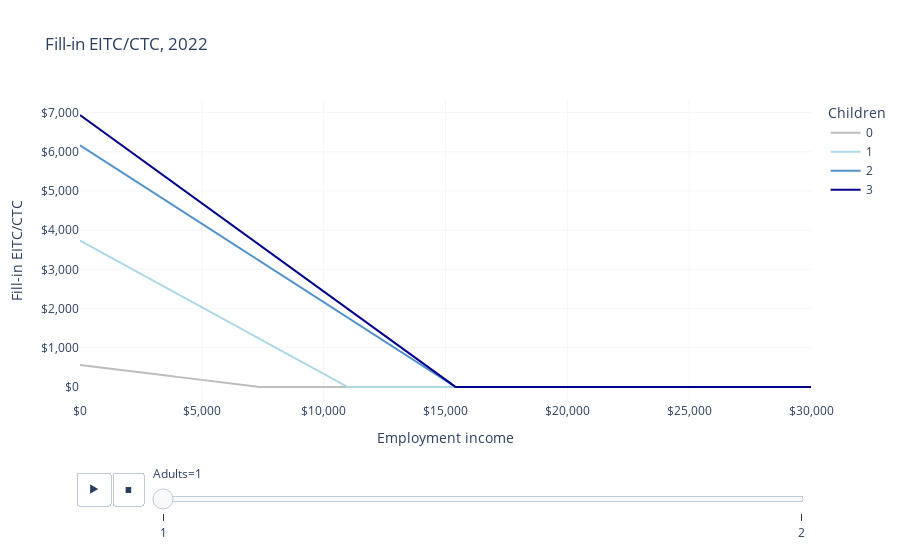

Write notebook code for a chart like this one.
### Markdown cell above
# Fill-in EITC and CTC

Matt Bruenig of People's Policy Project proposed a "fill-in" tax credit to effectively remove the work requirements from the Earned Income Tax Credit and Child Tax Credit.
Bruenig proposed it as a state-level reform, but we have implemented it as a federal reform which can be broken down by any state, since it does not depend on any other state-level policies.

### Code cell
from openfisca_us import IndividualSim
from openfisca_us.model_api import *
from openfisca_core import periods

import pandas as pd
import plotly.express as px


def modify_parameters(parameters):
    parameters.contrib.peoples_policy_project.fill_in_eitc_ctc.update(
        period=periods.period("year:2022:1"), value=True
    )
    return parameters


class enact_fill_in(Reform):
    def apply(self):
        self.modify_parameters(modify_parameters)


LIGHT_GRAY = "#F5F5F5"
GRAY = "#BDBDBD"
BLUE = "#5091cc"
LIGHT_BLUE = "lightblue"
DARK_BLUE = "darkblue"

COLOR_MAP = {"0": GRAY, "1": LIGHT_BLUE, "2": BLUE, "3": DARK_BLUE}


def make(adults, children):
    sim = IndividualSim(enact_fill_in, year=2022)
    sim.add_person(name="head", age=25)
    members = ["head"]
    if adults == 2:
        sim.add_person(name="spouse")
        members += ["spouse"]
    for i in range(children):
        child = "child{}".format(i)
        sim.add_person(name=child, age=6)
        members += [child]
    sim.add_tax_unit(name="tax_unit", members=members)
    sim.add_household(name="household", members=members)
    sim.vary("employment_income", max=30_000, step=100)
    return pd.DataFrame(
        dict(
            employment_income=sim.calc("employment_income")[0],
            fill_in_eitc_ctc=sim.calc("fill_in_eitc_ctc")[0].round(),
            eitc=sim.calc("eitc")[0].round(),
            ctc=sim.calc("ctc")[0].round(),
            mtr=-sim.deriv("fill_in_eitc_ctc", "employment_income", wrt_target="head"),
            adults=adults,
            children=str(children),
        )
    )


# Make a table of EITC amounts for different numbers of adults and children.
l = []
for adults in range(1, 3):
    for children in range(0, 4):
        l.append(make(adults, children))

df = pd.concat(l)

LABELS = dict(
    employment_income="Employment income",
    income_source="Income source",
    fill_in_eitc_ctc="Fill-in EITC/CTC",
    mtr="Fill-in EITC/CTC marginal tax rate",
    children="Children",
    adults="Adults",
    eitc_ctc_fill_in_total="EITC + CTC + Fill-in credit"
)

fig = px.line(
    df,
    "employment_income",
    "fill_in_eitc_ctc",
    color="children",
    animation_frame="adults",
    labels=LABELS,
    title="Fill-in EITC/CTC, 2022",
    color_discrete_map=COLOR_MAP,
)

fig.update_layout(
    xaxis_tickformat="$,",
    yaxis_tickformat="$,",
    plot_bgcolor="white",
    xaxis_gridcolor=LIGHT_GRAY,
    yaxis_gridcolor=LIGHT_GRAY,
)
fig.show()

### Figure 1 — Plotly figure (JSON) as saved in the notebook; plotly's stock layout.template omitted (floating-point values rounded to 4 significant figures; data arrays with more than 128 entries replaced by an {"elided": "..."} marker saying what was removed)
{"data": [{"hovertemplate": "Children=0<br>Adults=1<br>Employment income=%{x}<br>Fill-in EITC/CTC=%{y}<extra></extra>", "legendgroup": "0", "line": {"color": "#BDBDBD", "dash": "solid"}, "marker": {"symbol": "circle"}, "mode": "lines", "name": "0", "orientation": "v", "showlegend": true, "type": "scatter", "x": {"elided": "301 int values"}, "xaxis": "x", "y": {"elided": "301 int values"}, "yaxis": "y"}, {"hovertemplate": "Children=1<br>Adults=1<br>Employment income=%{x}<br>Fill-in EITC/CTC=%{y}<extra></extra>", "legendgroup": "1", "line": {"color": "lightblue", "dash": "solid"}, "marker": {"symbol": "circle"}, "mode": "lines", "name": "1", "orientation": "v", "showlegend": true, "type": "scatter", "x": {"elided": "301 int values"}, "xaxis": "x", "y": {"elided": "301 int values"}, "yaxis": "y"}, {"hovertemplate": "Children=2<br>Adults=1<br>Employment income=%{x}<br>Fill-in EITC/CTC=%{y}<extra></extra>", "legendgroup": "2", "line": {"color": "#5091cc", "dash": "solid"}, "marker": {"symbol": "circle"}, "mode": "lines", "name": "2", "orientation": "v", "showlegend": true, "type": "scatter", "x": {"elided": "301 int values"}, "xaxis": "x", "y": {"elided": "301 int values"}, "yaxis": "y"}, {"hovertemplate": "Children=3<br>Adults=1<br>Employment income=%{x}<br>Fill-in EITC/CTC=%{y}<extra></extra>", "legendgroup": "3", "line": {"color": "darkblue", "dash": "solid"}, "marker": {"symbol": "circle"}, "mode": "lines", "name": "3", "orientation": "v", "showlegend": true, "type": "scatter", "x": {"elided": "301 int values"}, "xaxis": "x", "y": {"elided": "301 int values"}, "yaxis": "y"}], "layout": {"legend": {"title": {"text": "Children"}, "tracegroupgap": 0}, "plot_bgcolor": "white", "sliders": [{"active": 0, "currentvalue": {"prefix": "Adults="}, "len": 0.9, "pad": {"b": 10, "t": 60}, "steps": [{"args": [["1"], {"frame": {"duration": 0, "redraw": false}, "fromcurrent": true, "mode": "immediate", "transition": {"duration": 0, "easing": "linear"}}], "label": "1", "method": "animate"}, {"args": [["2"], {"frame": {"duration": 0, "redraw": false}, "fromcurrent": true, "mode": "immediate", "transition": {"duration": 0, "easing": "linear"}}], "label": "2", "method": "animate"}], "x": 0.1, "xanchor": "left", "y": 0, "yanchor": "top"}], "title": {"text": "Fill-in EITC/CTC, 2022"}, "updatemenus": [{"buttons": [{"args": [null, {"frame": {"duration": 500, "redraw": false}, "fromcurrent": true, "mode": "immediate", "transition": {"duration": 500, "easing": "linear"}}], "label": "&#9654;", "method": "animate"}, {"args": [[null], {"frame": {"duration": 0, "redraw": false}, "fromcurrent": true, "mode": "immediate", "transition": {"duration": 0, "easing": "linear"}}], "label": "&#9724;", "method": "animate"}], "direction": "left", "pad": {"r": 10, "t": 70}, "showactive": false, "type": "buttons", "x": 0.1, "xanchor": "right", "y": 0, "yanchor": "top"}], "xaxis": {"anchor": "y", "domain": [0, 1], "gridcolor": "#F5F5F5", "tickformat": "$,", "title": {"text": "Employment income"}}, "yaxis": {"anchor": "x", "domain": [0, 1], "gridcolor": "#F5F5F5", "tickformat": "$,", "title": {"text": "Fill-in EITC/CTC"}}}}
